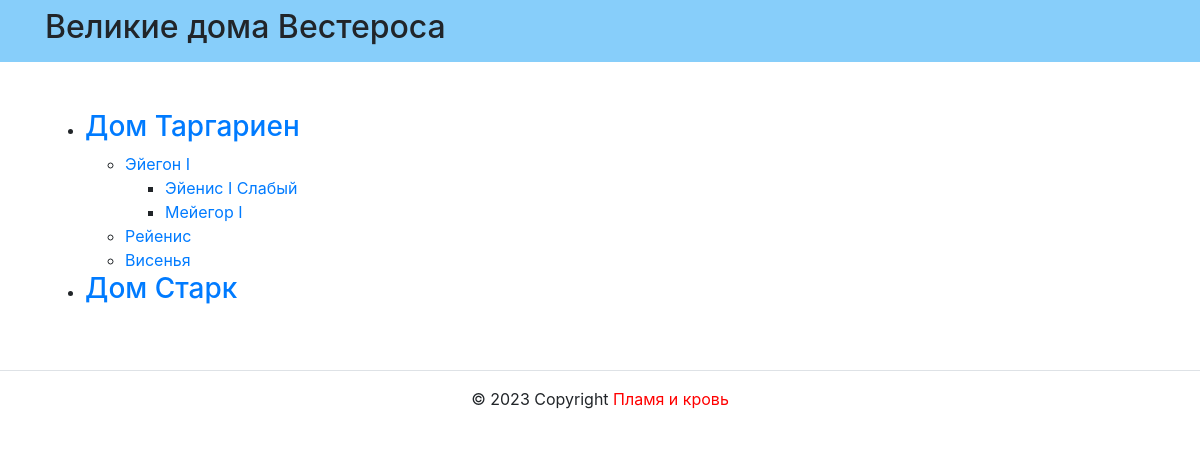
/targ/aegon1/, run on the app's committed database.
### menu/models.py (models this page shows, shortened)
class Menu(models.Model):
    title = models.CharField(
        max_length=255,
        unique=True,
        verbose_name='Заголовок меню'
    )
    slug = models.SlugField(
        max_length=255,
        verbose_name="Slug меню"
    )
    description = models.TextField()
    class Meta:
        verbose_name = 'Меню'
        verbose_name_plural = 'Меню'

class MenuItem(models.Model):
    title = models.CharField(
        max_length=255,
        verbose_name='Заголовок пункта меню'
    )
    slug = models.SlugField(
        max_length=255,
        verbose_name="Slug пункта меню"
    )
    description = models.TextField()
    menu = models.ForeignKey(
        Menu,
        blank=False,
        null=False,
        related_name='items',
        on_delete=models.CASCADE
    )
    parent = models.ForeignKey(
        'self',
        blank=True,
        null=True,
        related_name='children',
        on_delete=models.CASCADE
    )
    class Meta:
        verbose_name = 'Пункт меню'
        verbose_name_plural = 'Пункты меню'

### menu/views.py (the view)
# urls.py: path('', views.index, name='index'),
def index(request, menu_slug=None, item_slug=None):
    template = 'menu/index.html'
    menus = Menu.objects.all()
    context = {
            'menus': menus,
            'current_menu': None,
            'current_item': None,
            'parent_tree': None
        }
    if menu_slug:
        current_menu = menus.get(slug=menu_slug)
        context['current_menu'] = current_menu
        if item_slug:
            current_item = current_menu.items.get(slug=item_slug)
            context['current_item'] = current_menu.items.get(slug=item_slug)
            child_item = current_item
            parent_tree = [current_item,]
            while child_item.parent:
                child_item = child_item.parent
                parent_tree.append(child_item)
            context['parent_tree'] = parent_tree
    return render(request, template, context)

### menu/templatetags/draw_menu.py (called while the page is built)
@register.inclusion_tag('menu/menu_items.html', takes_context=True)
def draw_menu(context, parent):
    menu = context['menu']
    children = menu.items.filter(parent=parent)
    result = {
        'children': children,
        'current_item': context['current_item'],
        'menu': context['menu'],
        'parent_tree': context['parent_tree']
    }
    return result

### templates/menu/index.html
{% extends 'base.html' %}
{% load draw_menu %}
{% block content %}
      <div class="container py-5">
        <article>
          <ul>
            {% for menu in menus %}
                <li> <a href="{% url 'menu:menu' menu.slug %}"> <h3>{{menu.title}}<h3> </a> </li>
                    {% if menu == current_menu %}
                        {% draw_menu None %}
                    {% endif %}
            {% endfor %}
        </ul>
        </article>
      </div>
{% endblock content %}

### templates/menu/menu_items.html
{% load draw_menu %}
<ul>
    {% for child in children %}
        <li> <a href="{% url 'menu:item' child.menu.slug child.slug %}"> {{child.title}} </a> </li>
            {% if child in parent_tree %}
                {% draw_menu child %}
            {% endif %}
    {% endfor %}
</ul>

### data on the page
Menu: title "Дом Таргариен"
MenuItem: title "Эйегон I"
MenuItem: title "Эйенис I Слабый"
MenuItem: title "Мейегор I"
MenuItem: title "Рейенис"
MenuItem: title "Висенья"
Menu: title "Дом Старк"
